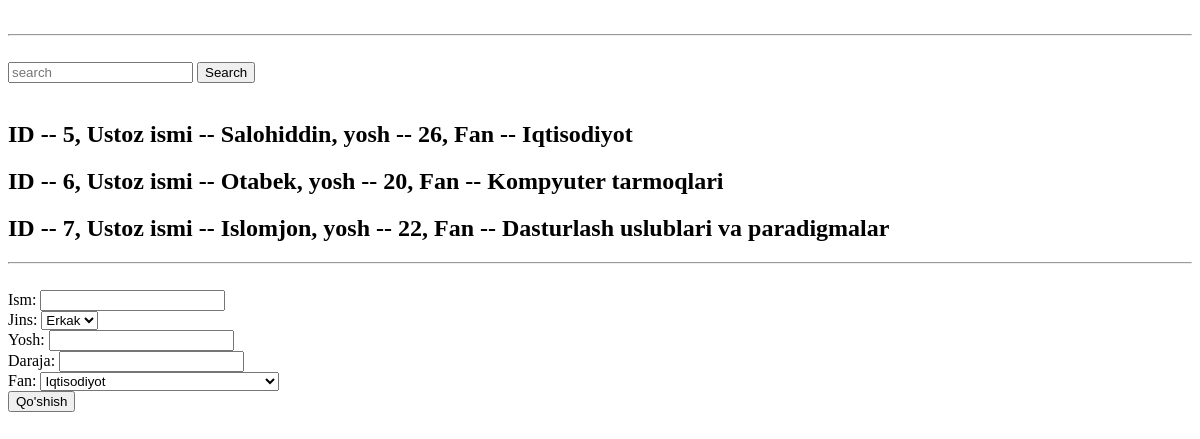
The page /teachers/ on the database as committed earlier.
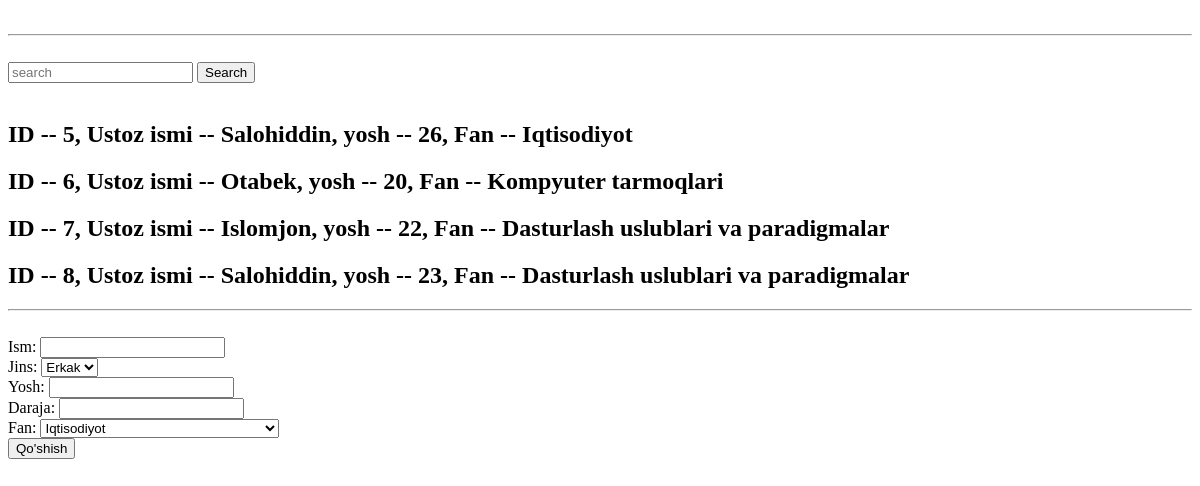
The same page on the database as committed later.
### taskApp/models.py (models this page shows, shortened)
class Ustoz(models.Model):
    ism = models.CharField(max_length=255)
    jins = models.CharField(choices=JINS, max_length=6)
    yosh = models.PositiveSmallIntegerField()
    daraja = models.CharField(max_length=255)
    fan = models.ForeignKey(Fan, on_delete=models.CASCADE)

class Fan(models.Model):
    nom = models.CharField(max_length=255)
    yonalish = models.ForeignKey(Yonalish, on_delete=models.CASCADE)
    asosiy = models.BooleanField()
    def __str__(self):
        return self.nom

### taskApp/views.py (the view, shortened to what this page needs)
# urls.py: path('teachers/', teachers),
def teachers(request):
    jinsi = [jins[0] for jins in JINS]
    word = request.GET.get("search_word")
    result = Ustoz.objects.all()
    if word:
        result = result.filter(ism__contains=word)
    content = {
        "teachers": result,
        "jins": jinsi,
        "fanlar": Fan.objects.all()
    }
    return render(request, 'teachers.html', content)

### templates/teachers.html (shortened to what this page needs)
<!DOCTYPE html>
<html lang="en">
<head>
</head>
<body>
<br>
<hr>
<br>
<form method="get">
    <input type="text" placeholder="search" name="search_word">
    <button>Search</button>
</form>
<br>
{% for t in teachers %}
<h2>ID -- {{t.id}}, Ustoz ismi -- {{t.ism}}, yosh -- {{t.yosh}}, Fan -- {{t.fan}}</h2>
{% endfor %}
<hr>
<br>
<form method="post">
    <label for="ism">Ism: </label>
    <input type="text" id="ism" name="ism"><br>
    <label for="jins">Jins: </label>
    <select name="jins" id="jins">
        {% for i in jins %}
        <option value="{{i}}">{{i}}</option>
        {% endfor %}
    </select>
    <br>
    <label for="yosh">Yosh: </label>
    <input type="number" name="yosh" id="yosh"><br>
    <label for="daraja">Daraja: </label>
    <input type="text" id="daraja" name="daraja"><br>
    <label for="fan">Fan: </label>
    <select name="fan" id="fan">
        {% for fan in fanlar%}
        <option value="{{fan.id}}">{{fan.nom}}</option>
        {% endfor %}
    </select><br>
    <button>Qo'shish</button>
</form>
</body>
</html>

Rows that differ between the two databases and show on the page:
added Ustoz: id "8", ism "Salohiddin", yosh "23", fan "Dasturlash uslublari va paradigmalar"
